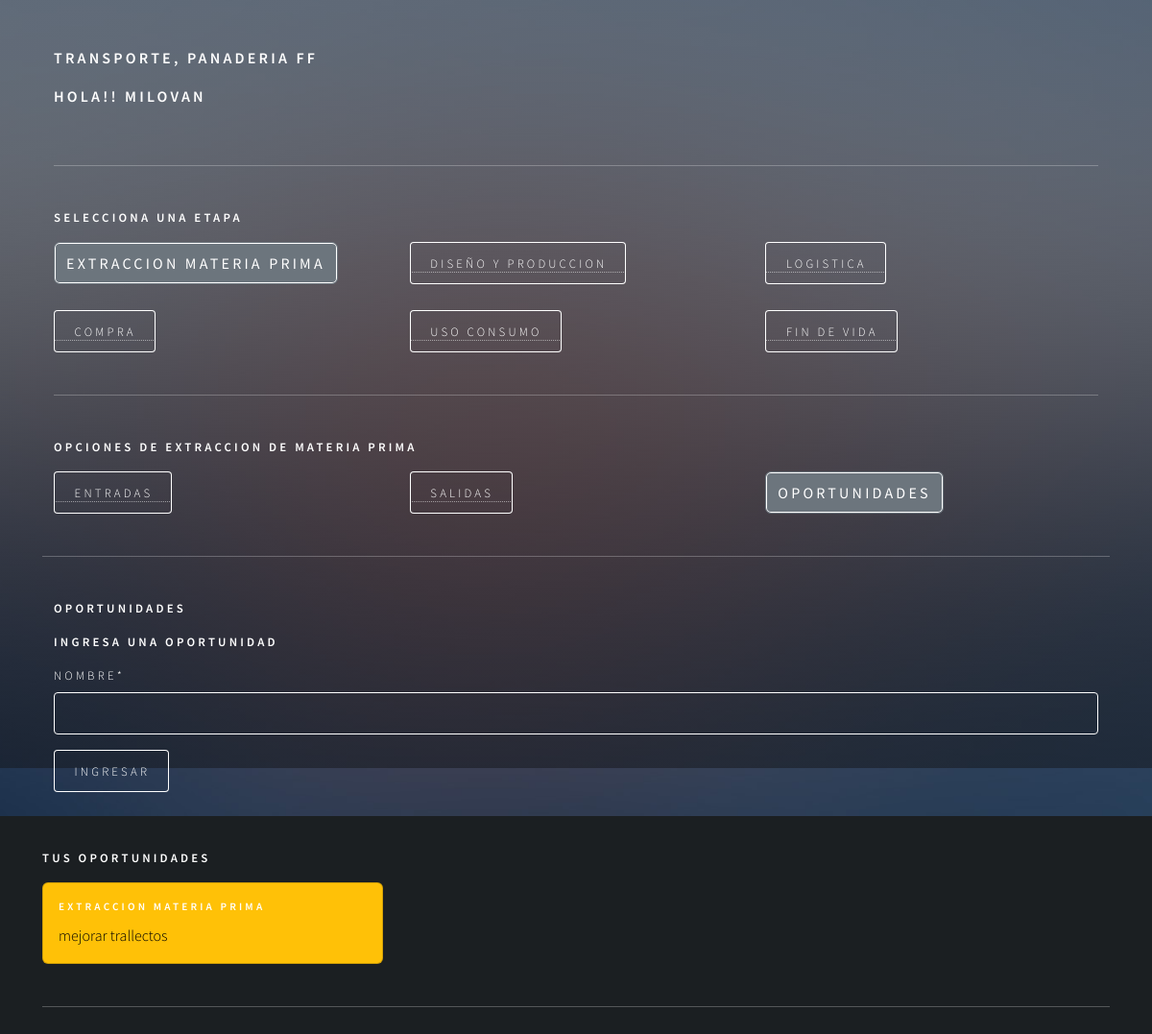
The page /agregar_oportunidad_extraccion (signed in) on the database as committed earlier.
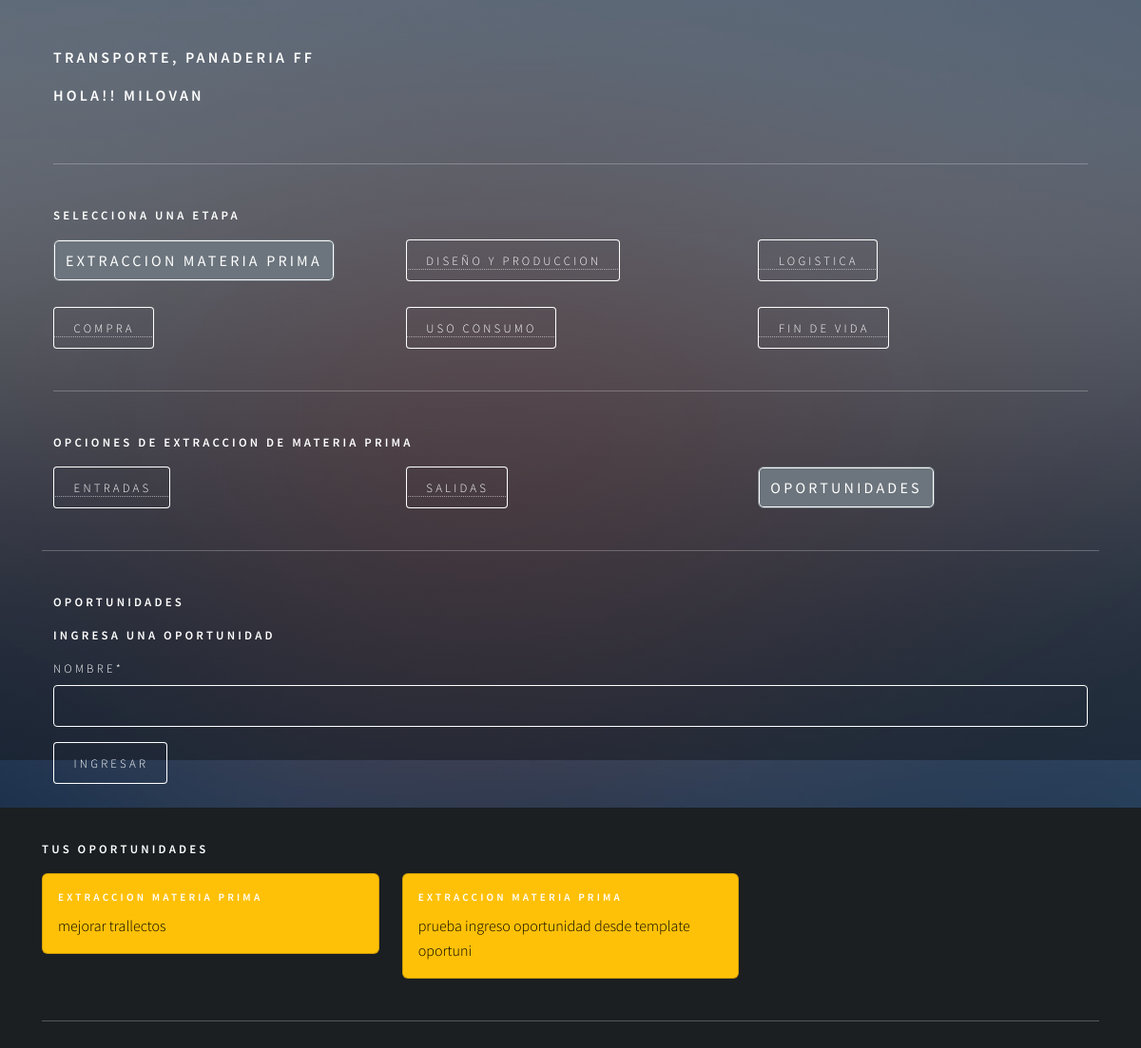
The same page on the database as committed later.
### app/models.py (models this page shows, shortened)
class RegistroTrabajador(models.Model):
    id_registro = models.AutoField(primary_key=True)
    id_usuario = models.ForeignKey(Usuario, on_delete=models.CASCADE)
    descripcion = models.TextField(max_length=160)
    id_area = models.ForeignKey(AreaEmpresa, on_delete=models.CASCADE)

class AreaEmpresa(models.Model):
    id_area = models.AutoField(primary_key=True)
    nombre  = models.CharField(max_length=20)
    productos = models.CharField(max_length=50)
    id_empresa = models.ForeignKey(Empresa, on_delete=models.CASCADE)
    def nombre_area(self):
        return "{}, {}". format(self.nombre, self.id_empresa)
    def __str__(self):
        return self.nombre_area()

class Empresa(models.Model):
    id_empresa = models.AutoField(primary_key=True)
    nombre  = models.CharField(max_length=20)
    def __str__(self):
        return self.nombre

class Oportunidades(models.Model):
    id_entrada = models.AutoField(primary_key=True)
    nombre  = models.CharField(max_length=50)
    fecha = models.DateTimeField(auto_now_add=True)
    etapa = models.ForeignKey(Etapa, on_delete=models.CASCADE)
    usuario =models.ForeignKey(Usuario, on_delete=models.CASCADE)

class Etapa(models.Model):
    id_etapa = models.AutoField(primary_key=True)
    nombre  = models.CharField(max_length=50)
    fecha_inicio  = models.DateField()
    fecha_termino  = models.DateField()
    area = models.ForeignKey(AreaEmpresa, on_delete=models.CASCADE)
    ciclo = models.ForeignKey(CicloArea, on_delete=models.CASCADE)
    activo = models.BooleanField()
    def __str__(self):
        return self.nombre

### app/views.py (the view, shortened to what this page needs)
# urls.py: path('agregar_oportunidad_extraccion', agregarOportunidadExtraccion, name="agregar_oportunidad_extraccion"),
def agregarOportunidadExtraccion(request):
    if request.user.is_authenticated:
        registros = RegistroTrabajador.objects.filter(id_usuario=request.user)
        etapa = Etapa.objects.values_list("id_etapa", flat=True).filter(nombre="Extraccion materia prima")
        oportunidades = Oportunidades.objects.filter(usuario=request.user)
        data = {
            'form': OportunidadForm(),
            'registros': registros,
            'oportunidad': oportunidades
        }
        return render(request,'autodiagnostico/extraccion/oportunidad/agregar_oportunidad.html', data)
    else:
        return render(request, 'autodiagnostico/extraccion/oportunidad/agregar_oportunidad.html')

### app/forms.py
class OportunidadForm(forms.ModelForm):
    class Meta:
        model = Oportunidades
        fields = 'nombre',

### app/templates/autodiagnostico/extraccion/oportunidad/agregar_oportunidad.html (shortened to what this page needs)
{% extends 'autodiagnostico/extraccion/home_extraccion.html' %}
{% load static %}
{% load crispy_forms_tags %}
{% block extraccion %}
<div class="container">
    <h4>Oportunidades</h4>
    <form action="" method="post">
        <h4>Ingresa una oportunidad</h4>
        {{form | crispy}}
        <div>
            <input type="submit" class="btn btn-primary" value="ingresar">
        </div>
    </form>
</div>
<br>
<h4>Tus Oportunidades</h4>
<div class="row row-cols-1 row-cols-md-3 g-4">
    {% for p in oportunidad %}
    {% if p.etapa.nombre == "Extraccion materia prima" %}
        <div class="col">
            <div class="card text-bg-warning">
                <div class="card-body">
                    <h5 class="card-title">{{p.etapa}}</h5>
                    <p class="card-text">{{p.nombre}}</p>
                </div>
            </div>
        </div>
    {% endif %}
    {% endfor %}
</div>
{% endblock extraccion %}

### app/templates/autodiagnostico/auto_diagnostico.html (shortened to what this page needs)
{% load static %}
<!DOCTYPE HTML>
<html>
<head>
    <link href="https://cdn.jsdelivr.net/npm/bootstrap@5.2.0/dist/css/bootstrap.min.css" rel="stylesheet"
>
    <link rel="stylesheet" href="{% static 'css/main.css' %}" />
</head>
<body class="is-preload">
    <div id="wrapper">
        <div class="container-sm">
            {% if user.is_authenticated %}
            {% if registros %}
            <div class="container-sm">
                <div class="row">
                    {% for p in registros %}
                    <h3>{{p.id_area}}</h3>
                    {% endfor %}
                    <h3>Hola!! {{user.username}}</h3>
                </div>
                <hr>
                <h4>Selecciona una Etapa</h4>
                <div class="row">
                    <div class="col">
                        <a href="{% url 'extraccion_materiaPrima' %}"><button type="button" id="extraccion">Extraccion Materia Prima</button></a>
                    </div>
                    <div class="col">
                        <a href="{% url 'diseño_Produccion' %}"><button type="button" id="diseño">Diseño y produccion</button></a>
                    </div>
                    <div class="col">
                        <a href="{% url 'logistica' %}"><button type="button" id="logistica">Logistica</button></a>
                    </div>
                </div>
                <br>
                <div class="row">
                    <div class="col">
                        <a href="{% url 'compra' %}"><button type="button" id="compra">Compra</button></a>
                    </div>
                    <div class="col">
                        <a href="{% url 'uso_consumo' %}"><button type="button" id="uso">Uso consumo</button></a>
                    </div>
                    <div class="col">
                        <a href="{% url 'fin_vida' %}"><button type="button" id="fin">Fin de vida</button></a>
                    </div>
                </div>
                <hr>
            </div>
            {% block body %}{% endblock %}
            {% else %}
            <h1>Registra la empresa y el area a la que perteneces!!!!</h1>
            <a href="{% url 'agregar_Area' user.id  %}"><button type="button">Aqui</button></a>
            {% endif %}
            {% else %}
            <h1>Inicia Session</h1>
            <p>Para acceder a tu Auto Diagnostico </p>
            <a href="{% url 'login'  %}"><button type="button">Inicia Session</button></a>
            {% endif %}
            <hr>
            </div>
        </div>
        <br>
        <br>
    <div id="bg"></div>
</body>
</html>

Rows that differ between the two databases and show on the page:
added Oportunidades: etapa "EXTRACCION MATERIA PRIMA", nombre "prueba ingreso oportunidad desde template oportuni"
